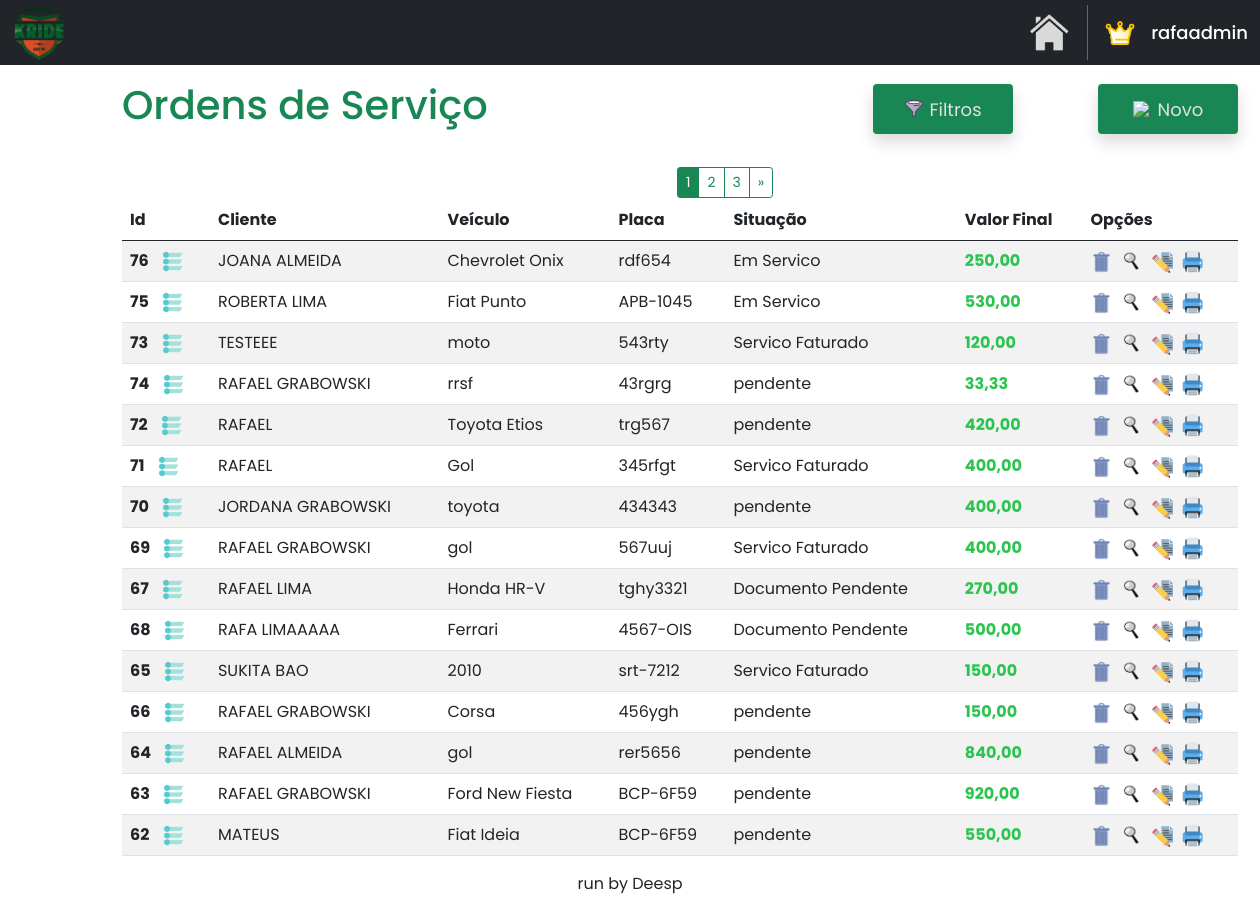
/home/ordem_servico (signed in), run on an earlier commit of the app's database.
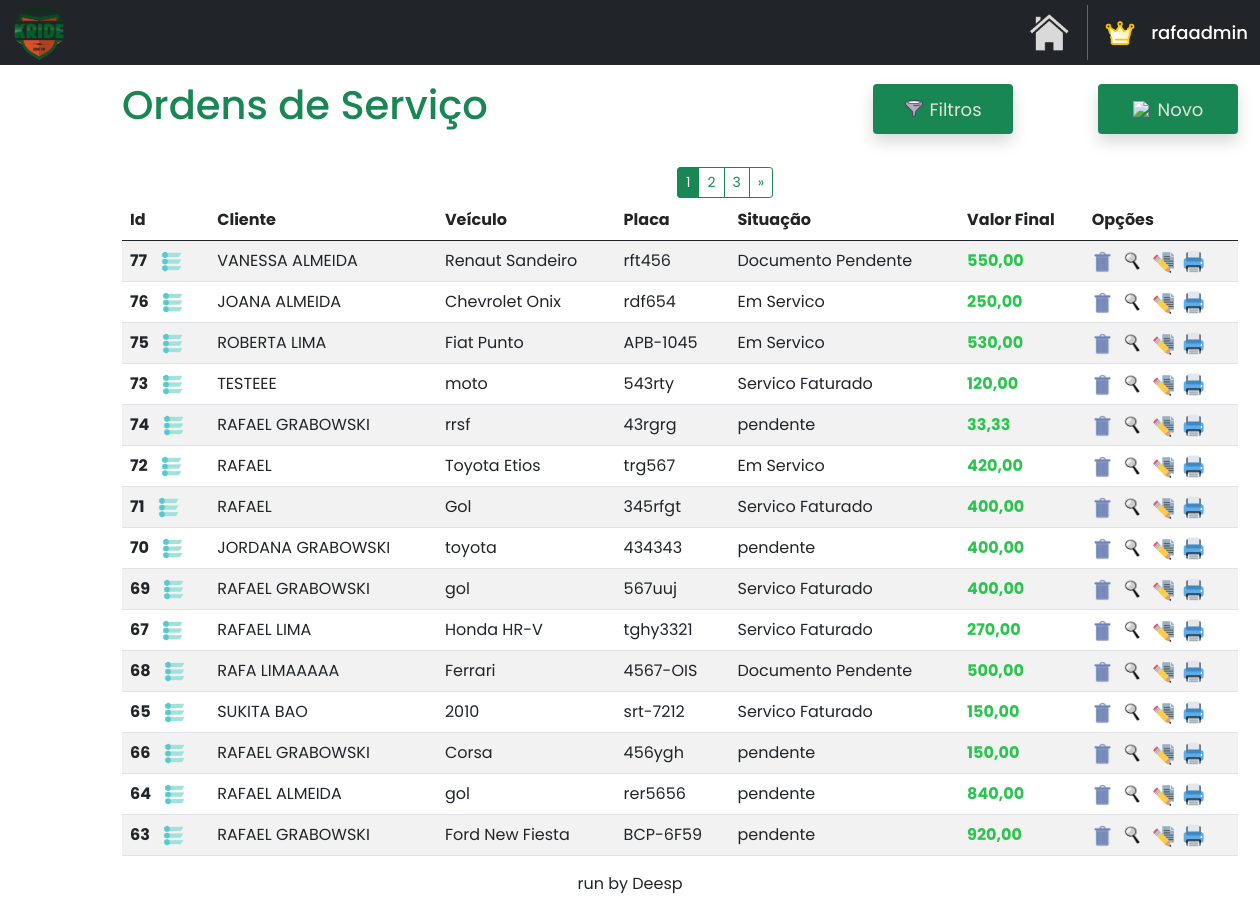
And on a later commit of the database.
### OS/models.py (models this page shows)
class OrdemServico(models.Model):
    renavam = models.CharField(max_length=80)
    placa = models.CharField(max_length=15)
    cliente_id = models.ForeignKey(Cliente, on_delete=models.CASCADE)
    nome_cliente = models.CharField(max_length=40)
    chassi = models.CharField(max_length=30, default='')
    cor = models.CharField(max_length=20, default='')
    combustivel = models.CharField(max_length=15, default='')
    modelo = models.CharField(max_length=50, default='')
    valor_veiculo = models.CharField(max_length=15, default='')
    ano_modelo = models.CharField(max_length=10, default='')
    pendencias = models.CharField(max_length=60, default='')
    data_entrega = models.DateField(null=True, blank=True)
    data_aq = models.DateField(null=True, blank=True)
    data_servico = models.DateField(default=datetime.date.today)
    desconto = models.CharField(max_length=30, default='')
    valor_f = models.CharField(max_length=30, default='')
    observacoes = models.TextField(blank=True, null=True)
    status = models.CharField(max_length=20, default='')
    cpf_vendedor = models.CharField(max_length=20, default='')
    concessionaria = models.CharField(max_length=60, default='')
    tipo_veiculo = models.CharField(max_length=15, default='')

### OS/views.py (the view)
# urls.py: path('ordem_servico', osviews.ordem_servico, name='ordem_servico'),
@login_required
def ordem_servico(request):
    return paginacao(request)

### OS/views.py (called while the page is built)
@login_required
def paginacao(request):
    ordens_servicos = OrdemServico.objects.all().values('id', 'nome_cliente', 'modelo', 'placa', 'status', 'valor_f').order_by('-data_servico')
    ordens_servicos_paginados = Paginator(ordens_servicos, 15)
    page_num = request.GET.get('page')
    ordens_servicos = ordens_servicos_paginados.get_page(page_num)
    return render(request, 'os.html', {'ordens_servicos': ordens_servicos})

### OS/templates/os.html (shortened to what the changed rows need)
{% extends "base.html" %}
{% load static %}
{% block content %}
<!DOCTYPE html>
<html lang="en">
<head>
    <link href="https://cdn.jsdelivr.net/npm/bootstrap@5.0.2/dist/css/bootstrap.min.css" rel="stylesheet">
</head>
<body>
    <div class="container mt-3 custom-container">
        <div class="d-flex justify-content-start align-items-center">
            <h1 class="me-auto text-success">Ordens de Serviço</h1>
        </div>
        {% if ordens_servicos.has_other_pages %}
            <div class="btn-group" role="group" aria-label="Item pagination" style="margin-left: 555px; margin-top: 30px; margin-bottom: -14px;">
                {% for page_number in ordens_servicos.paginator.page_range %}
                    {% if page_number == 1 or page_number == ordens_servicos.paginator.num_pages %}
                        <a href="?page={{ page_number }}"
                        class="btn btn-outline-success btn-sm {% if page_number == ordens_servicos.number %}active{% endif %}">
                            {{ page_number }}
                        </a>
                    {% elif page_number >= ordens_servicos.number|add:'-1' and page_number <= ordens_servicos.number|add:'1' %}
                        <a href="?page={{ page_number }}"
                        class="btn btn-outline-success btn-sm {% if page_number == ordens_servicos.number %}active{% endif %}">
                            {{ page_number }}
                        </a>
                    {% elif page_number == ordens_servicos.number|add:'-2' or page_number == ordens_servicos.number|add:'2' %}
                        <span class="btn btn-outline-success btn-sm">...</span>
                    {% endif %}
                {% endfor %}
                {% if ordens_servicos.has_next %}
                    <a href="?page={{ ordens_servicos.next_page_number }}" class="btn btn-outline-success btn-sm">&raquo;</a>
                {% endif %}
            </div>
        {% endif %}
        <table class="table table-striped mt-3">
            <thead>
                <tr>
                    <th scope="col">Id</th>
                    <th scope="col">Cliente</th>
                    <th scope="col">Veículo</th>
                    <th scope="col">Placa</th>
                    <th scope="col">Situação</th>
                    <th scope="col">Valor Final</th>
                    <th scope="col">Opções</th>
                </tr>
            </thead>
            <tbody  id="tbodyOrdens">
                {% for ordem_servico in ordens_servicos %}
                    <tr>
                        <th>
                            {{ordem_servico.id}}
                            <a href="#" class="change-status" onclick="AlterarStatus('{{ ordem_servico.id }}', '{{ ordem_servico.status }}')">
                                <img src="{% static 'images/status.png' %}" style="width: 23px; height: 21px; margin-left: 9px;" alt="status" title="ALTERAR STATUS">
                            </a>
                        </th>
                        <td>{{ordem_servico.nome_cliente|upper}}</td>
                        <td>{{ordem_servico.modelo}}</td>
                        <td>{{ordem_servico.placa}}</td>
                        <td>{{ordem_servico.status}}</td>
                        <td style="color: #2ac44e; font-weight: bold;">{{ordem_servico.valor_f}}</td>
                        <td>
                            <div style="display: flex; gap: 8px;">
                                <a href="#" class="delete-button" data-toggle="modal" data-target="#confirmDeleteModal" data-url="{% url 'excluir_os' ordem_servico.id %}" title="EXCLUIR" style="height: 20px;">
                                    <img src="{% static 'images/excluir.png' %}" style="width: 22px; height: 22px;">
                                </a>
                                <a href="{% url 'consultar_os' ordem_servico.id %}"  title="CONSULTAR" style="height: 20px;">
                                    <img src="{% static 'images/consultar.png' %}" style="width: 22px; height: 23px;">
                                </a>
                                <a href="{% url 'editar_os' ordem_servico.id %}"  title="EDITAR" style="height: 20px;">
                                    <img src="{% static 'images/editaros.png' %}" style="width: 22px; height: 23px;">
                                </a>
                                <a href="{% url 'imprimir_os' ordem_servico.id %}"  title="IMPRIMIR" style="height: 20px;">
                                    <img src="{% static 'images/imprimiros.png' %}" style="width: 22px; height: 23px;">
                                </a>
                            </div>
                        </td>
                    </tr>
                {% endfor %}
            </tbody>
        </table>
    </div>
</body>
</html>
{% endblock %}

What changed in the data, as far as the page shows it:
no longer on this page (row unchanged): OrdemServico: id "62", nome_cliente "MATEUS", modelo "Fiat Ideia", placa "BCP-6F59", status "pendente", valor_f "550,00"
added OrdemServico: id "77", nome_cliente "VANESSA ALMEIDA", modelo "Renaut Sandeiro", placa "rft456", status "Documento Pendente", valor_f "550,00"
changed OrdemServico "Toyota Etios": status "pendente" → "Em Servico"
changed OrdemServico "RAFAEL LIMA": status "Documento Pendente" → "Servico Faturado"
